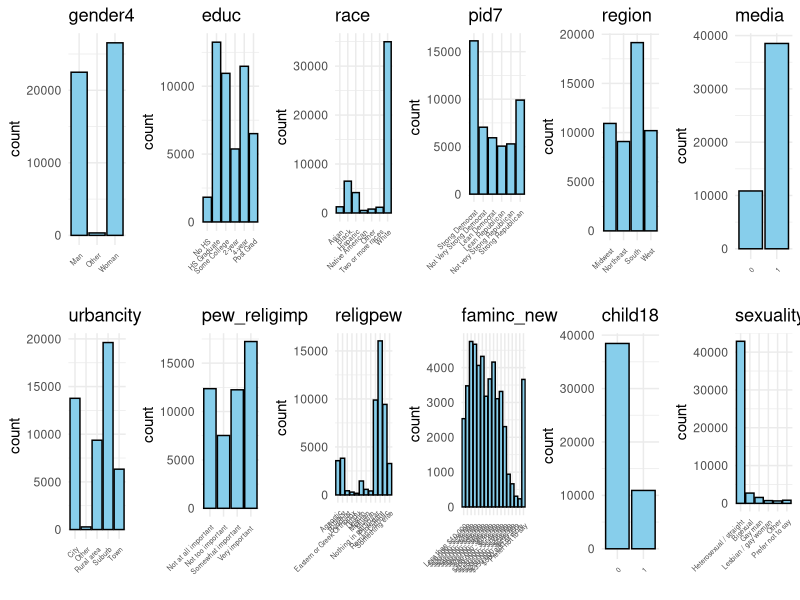
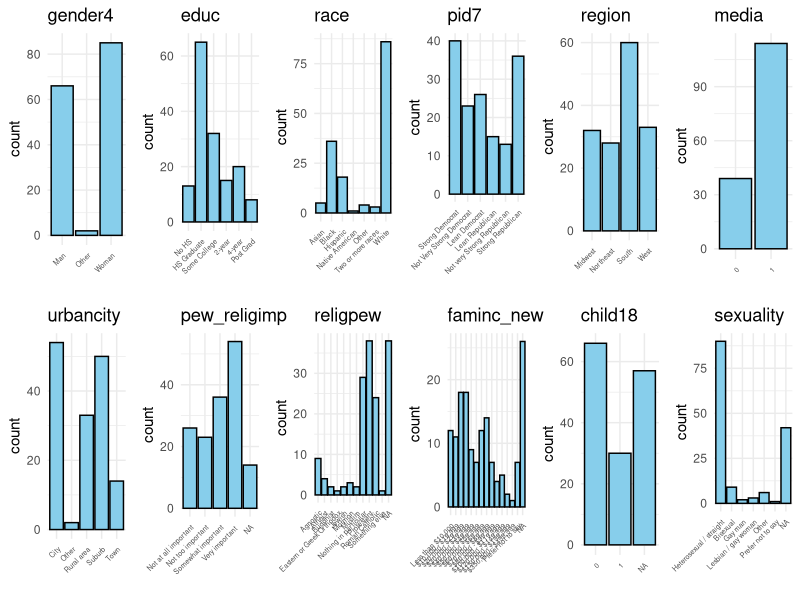

The R source for these figures, in order: (Note: this script raises an error after producing the figures.)
## ---- chunk 1

# Import Libraries

library(tidyverse)
library(dplyr)
library(foreign)
library(ggplot2)
library(MASS)
library(Hmisc)
library(reshape2)

#Formatting From 2022 Data

# data <- read_csv('data_2022.csv')
# data <- data %>% filter((!pid7 %in% c(4,8,9))) # dropped moderate and not sure
# data <- data %>% mutate(age = 2022 - birthyr)
# data <- data %>% rename(media = CC22_200_1)
# data <- data %>% select(age, gender4,educ,race,pid7,inputstate,region,media,urbancity,pew_religimp,religpew,faminc_new,child18,sexuality)
# 1 is yes, #2 is no 
## ---- chunk 2

# Clean up data_smol
data_smol <- read.csv("data_smol.csv")

# Get rid of state
data_smol <- data_smol[-6]

#Recoding variables of interest from numbers
data_smol <- data_smol %>%
  mutate(gender4 = case_when(gender4 == '1' ~ 'Man',
                             gender4 == '2' ~ 'Woman',
                             gender4 == '3' ~ 'Other',
                             gender4 == '4' ~ 'Other')) %>%
  mutate(race = recode(race,
                       '1' = 'White',
                       '2' = 'Black',
                       '3' = 'Hispanic',
                       '4' = 'Asian',
                       '5' = 'Native American',
                       '6' = 'Two or more races',
                       '7' = 'Other',
                       '8' = 'Native American')) %>%
  mutate(region = recode(region,
                         '1' = 'Northeast',
                         '2' = 'Midwest',
                         '3' = 'South',
                         '4' = 'West')) %>%
  mutate(educ = factor(recode(educ,
                                 '1' = 'No HS',
                                 '2' = 'HS Graduate',
                                 '3' = 'Some College',
                                 '4' = '2-year',
                                 '5' = '4-year',
                                 '6' = 'Post Grad'), 
                          #after recoding assign levels
                          levels = c(
                            'No HS',
                            'HS Graduate',
                            'Some College',
                            '2-year',
                            '4-year',
                            'Post Grad')))%>%
  mutate(pid7 = as.character(pid7)) %>%
  mutate(pid7 = factor(
    recode(pid7,
      '1' = 'Strong Democrat',
      '2' = 'Not Very Strong Democrat',
      '3' = 'Lean Democrat',
      '5' = 'Lean Republican',
      '6' = 'Not very Strong Republican',
      '7' = 'Strong Republican'),
    #After recoding, we assign the order here
    levels = c(
      'Strong Democrat',
      'Not Very Strong Democrat',
      'Lean Democrat',
      'Lean Republican',
      'Not very Strong Republican',
      'Strong Republican'
    )))%>%
mutate(urbancity = recode(urbancity,
                         '1' = 'City',
                         '2' = 'Suburb',
                         '3' = 'Town',
                         '4' = 'Rural area', 
                         '5' = 'Other'))%>%
mutate(pew_religimp= recode(pew_religimp,
                         '1' = 'Very important ',
                         '2' = 'Somewhat important',
                         '3' = 'Not too important',
                         '4' = 'Not at all important'))%>%
mutate(sexuality= recode(sexuality,
                         '1' = ' Heterosexual / straight',
                         '2' = 'Lesbian / gay woman',
                         '3' = 'Gay man',
                         '4' = 'Bisexual',
                         '5'='Other', 
                         '6'='Prefer not to say'))%>%
mutate(religpew = recode(religpew,
                           '1' = 'Protestant',
                           '2' = 'Roman Catholic',
                           '3' = 'Mormon',
                           '4' = 'Eastern or Greek Orthodox',
                           '5' = 'Jewish',
                           '6' = 'Muslim',
                           '7' = 'Buddhist',
                           '8' = 'Hindu',
                           '9' = 'Atheist',
                           '10' = 'Agnostic',
                           '11' = 'Nothing in particular',
                           '12' = 'Something else'))%>%
mutate(faminc_new=recode(faminc_new,
                      "1" = "Less than $10,000",
                      "2" = "$10,000 - $19,999",
                      "3" = "$20,000 - $29,999",
                      "4" = "$30,000 - $39,999",
                      "5" = "$40,000 - $49,999",
                      "6" = "$50,000 - $59,999",
                      "7" = "$60,000 - $69,999",
                      "8" = "$70,000 - $89,999",
                      "9" = "$80,000 - $99,999",
                      "10" = "$100,000 - $119,999",
                      "11" = "$120,000 - $149,999",
                      "12" = "$150,000 - $199,999",
                      "13" = "$200,000 - $249,999",
                      "14" = "$250,000 - $349,999",
                      "15" = "$350,000 - $499,999",
                      "16" = "$500,000 or more",
                      "97" = "Prefer not to say")) %>%
  mutate(faminc_new = factor(faminc_new, levels = c(
    "Less than $10,000",
    "$10,000 - $19,999",
    "$20,000 - $29,999",
    "$30,000 - $39,999",
    "$40,000 - $49,999",
    "$50,000 - $59,999",
    "$60,000 - $69,999",
    "$70,000 - $89,999",
    "$80,000 - $99,999",
    "$100,000 - $119,999",
    "$120,000 - $149,999",
    "$150,000 - $199,999",
    "$200,000 - $249,999",
    "$250,000 - $349,999",
    "$350,000 - $499,999",
    "$500,000 or more",
    "Prefer not to say"
  ))) %>%
  mutate(media = ifelse(media == 1, 1, 0)) %>%
  mutate(child18 = ifelse(child18 == 1, 1, 0)) 
## ---- chunk 3

# How many NAs do we have 

rows_with_na <- data_smol[which(rowSums(is.na(data_smol)) > 0),]

data_smol <- na.omit(data_smol)

## ---- chunk 4
#Plot the data_smol values

library(cowplot)

# Function to create bar plots for categorical variables using ggplot2
plot_categorical_ggplot <- function(data, col) {
  ggplot(data, aes(x = factor(data[[col]]))) +
    geom_bar(fill = "skyblue", color = "black") +
    labs(title = col, x = "") +
    theme_minimal() +
    theme(axis.text.x = element_text(angle = 45, size = 5, hjust = 1))
}

# Create a list of ggplot objects
plots_list <- lapply(names(data_smol)[-which(names(data_smol) == "age")], function(col) {
  plot_categorical_ggplot(data_smol, col)
})

# Combine the plots into a grid
plot_grid(plotlist = plots_list, ncol = 6)

## ---- chunk 5

#Plot the rows_with_na values


# Create a list of ggplot objects
plots_list <- lapply(names(rows_with_na)[-which(names(rows_with_na) == "age")], function(col) {
  plot_categorical_ggplot(rows_with_na, col)
})

# Combine the plots into a grid
plot_grid(plotlist = plots_list, ncol = 6)


## ---- chunk 6
#basic ordered logistic regression taking into account gender and sexuality  
gender_sexuality_model<- polr(pid7 ~ gender4 + sexuality, data = data_smol, Hess=TRUE)

summary(gender_sexuality_model)

## ---- chunk 7
 
#basic ordered logistic regression taking into account region
region_model<- polr(pid7 ~ region, data = data_smol, Hess=TRUE)
 
summary(region_model)

#basic ordered logistic regression taking into account region and urbancity 
region_urban_model<- polr(pid7 ~ region + urbancity, data = data_smol, Hess=TRUE)

summary(region_urban_model)

#checking_assumptions

pid7_mapping <- c('Strong Democrat' = 1,
                  'Not Very Strong Democrat' = 2,
                  'Lean Democrat' = 3,
                  'Lean Republican' = 4,
                  'Not very Strong Republican' = 5,
                  'Strong Republican' = 6)

data_smol_dinan <- data_smol %>%
  mutate(pid7_num = as.numeric(recode_factor(pid7, !!!pid7_mapping)))


sf <- function(y) {
  c('Y>=1' = qlogis(mean(y >= 1)),
    'Y>=2' = qlogis(mean(y >= 2)),
    'Y>=3' = qlogis(mean(y >= 3)), 
    'Y>=4' = qlogis(mean(y >= 4)),
    'Y>=5' = qlogis(mean(y >= 5)))
}

#testing assumptions for region 
s_region <- with(data_smol_dinan, summary(as.numeric(pid7_num) ~ region, fun=sf))

plot(s_region, which=1:3, pch=1:3, xlab='logit', main=' ', xlim=range(s[,3:4]))

#testing assumptions for region + urbancity 
s_region_city<- with(data_smol_dinan, summary(as.numeric(pid7_num) ~ region + urbancity, fun=sf))

plot(s_region_city, which=1:3, pch=1:3, xlab='logit', main=' ', xlim=range(s[,3:4]))

## ---- chunk 8

#religion 

religion_model <- polr(pid7 ~ religpew, data = data_smol, Hess=TRUE)

summary(religion_model)

# Extracting coefficient information
coef_summary <- summary(religion_model)$coef[1:11,]

# Names of the religions
religions <- sub("religpew", "", rownames(coef_summary))
coefficients <- as.numeric(coef_summary[, 1])
se <- as.numeric(coef_summary[, 2])

df <- data.frame(Religion = religions, Coefficient = coefficients, SE = se)

df$Religion <- reorder(df$Religion, df$Coefficient)

ggplot(df, aes(x = Coefficient, y = Religion)) +
  geom_point(size = 3, color = "blue", fill = "blue") +
  geom_errorbarh(aes(xmin = Coefficient - 2 * SE, xmax = Coefficient + 2 * SE), height = 0.2, color = "black") +
  labs(title = "Dot and Whisker Plot of Coefficients",
       x = "Coefficient Value") +
  theme_minimal()
## ---- chunk 9

#religious importance 

relig_imp_model <- polr(pid7 ~ pew_religimp, data = data_smol, Hess=TRUE)

summary(relig_imp_model)

# Extracting coefficient information
coef_summary <- summary(relig_imp_model)$coef[1:3,]

# Names of the religions
religions <- sub("pew_religimp", "", rownames(coef_summary))
religions <- sub("religpew", "", religions)
coefficients <- as.numeric(coef_summary[, 1])
se <- as.numeric(coef_summary[, 2])

df <- data.frame(Religion = religions, Coefficient = coefficients, SE = se)

df$Religion <- reorder(df$Religion, df$Coefficient)

df <- df %>% mutate(Importance = case_when('Not at all important' %in% Religion ~ 'Not important',
                                           'Not too important' %in% Religion ~ 'Not important',
                                           'Not at all important' %in% Religion ~ 'Not important')) 

ggplot(df, aes(x = Coefficient, y = Religion)) +
  geom_point(size = 3, color = "blue", fill = "blue") +
  geom_errorbarh(aes(xmin = Coefficient - 2 * SE, xmax = Coefficient + 2 * SE), height = 0.2, color = "black") +
  labs(title = "Dot and Whisker Plot of Coefficients",
       x = "Coefficient Value") +
  theme_minimal()

## ---- chunk 10
library(randomForest)

# Split the dataset into training and testing sets
set.seed(139) 
train_indices <- sample(1:nrow(data_smol), 0.7 * nrow(data_smol))  # 70% for training
train_data <- data_smol[train_indices, ]
test_data <- data_smol[-train_indices, ]

# Create a random forest model
rf_model <- randomForest(pid7 ~ ., data = train_data, ntree = 100, importance = TRUE)

# Extract variable importance from the random forest model
var_importance <- importance(rf_model)
print(var_importance)
varImpPlot(rf_model)

# Make predictions on the test set
predictions <- predict(rf_model, test_data)

# Evaluate the model
conf_matrix <- table(predictions, test_data$pid7)
print(conf_matrix)
accuracy <- sum(diag(conf_matrix)) / sum(conf_matrix)
cat("Accuracy:", accuracy, "\n")
